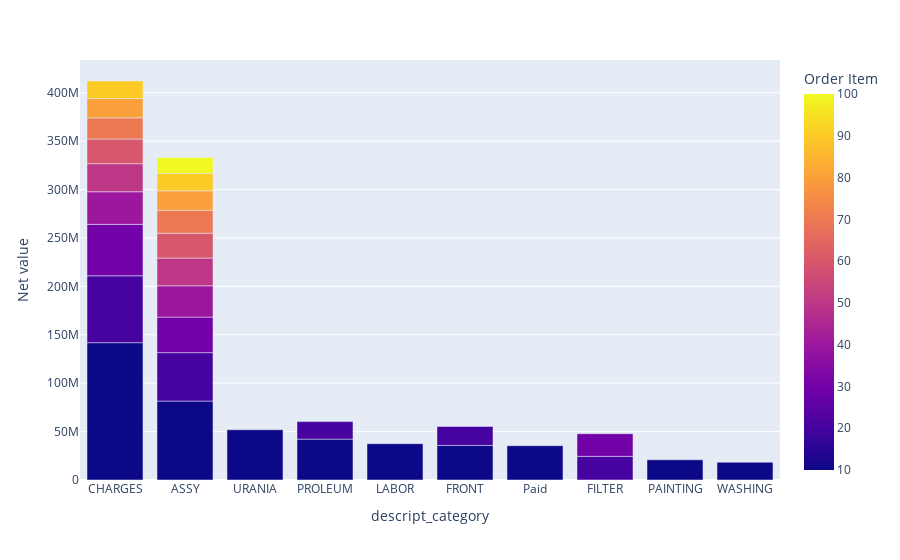

Write notebook code for a chart like this one.
### Code cell
fig = px.bar(inven_desc1[:30], x='descript_category', y='Net value',color="Order Item")
fig.show()

### Figure 1 — Plotly figure (JSON) as saved in the notebook; plotly's stock layout.template omitted (floating-point values rounded to 4 significant figures)
{"data": [{"alignmentgroup": "True", "hovertemplate": "descript_category=%{x}<br>Net value=%{y}<br>Order Item=%{marker.color}<extra></extra>", "legendgroup": "", "marker": {"color": [10, 10, 20, 30, 10, 20, 10, 10, 30, 10, 10, 40, 40, 50, 50, 60, 60, 20, 70, 30, 70, 10, 80, 80, 20, 10, 90, 20, 90, 100], "coloraxis": "coloraxis"}, "name": "", "offsetgroup": "", "orientation": "v", "showlegend": false, "textposition": "auto", "type": "bar", "x": ["CHARGES", "ASSY", "CHARGES", "CHARGES", "URANIA", "ASSY", "PROLEUM", "LABOR", "ASSY", "FRONT", "Paid", "CHARGES", "ASSY", "CHARGES", "ASSY", "ASSY", "CHARGES", "FILTER", "ASSY", "FILTER", "CHARGES", "PAINTING", "ASSY", "CHARGES", "FRONT", "WASHING", "CHARGES", "PROLEUM", "ASSY", "ASSY"], "xaxis": "x", "y": [141900000.0, 81540000.0, 69110000.0, 53110000.0, 51890000.0, 50010000.0, 42230000.0, 37520000.0, 36710000.0, 35730000.0, 35460000.0, 33680000.0, 32380000.0, 28990000.0, 28630000.0, 25630000.0, 25470000.0, 24460000.0, 23690000.0, 23340000.0, 21880000.0, 20870000.0, 20170000.0, 19930000.0, 19580000.0, 18360000.0, 18120000.0, 18120000.0, 17970000.0, 16420000.0], "yaxis": "y"}], "layout": {"barmode": "relative", "coloraxis": {"colorbar": {"title": {"text": "Order Item"}}, "colorscale": [[0, "#0d0887"], [0.1111, "#46039f"], [0.2222, "#7201a8"], [0.3333, "#9c179e"], [0.4444, "#bd3786"], [0.5556, "#d8576b"], [0.6667, "#ed7953"], [0.7778, "#fb9f3a"], [0.8889, "#fdca26"], [1, "#f0f921"]]}, "legend": {"tracegroupgap": 0}, "margin": {"t": 60}, "xaxis": {"anchor": "y", "domain": [0, 1], "title": {"text": "descript_category"}}, "yaxis": {"anchor": "x", "domain": [0, 1], "title": {"text": "Net value"}}}}
